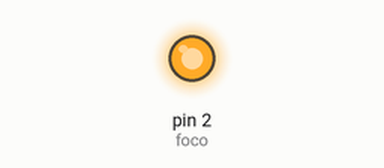
A sketch run on a simulated Arduino Uno, built with avr-gcc and run on an emulated ATmega328P. Parts: output pins drawn as LEDs (lit = HIGH).

Above: at 1.5 s.
At 4.5 s:
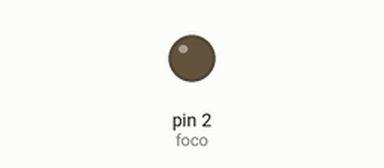
Timing chart, 0 to 7.8 s (numbered marks = the images above):
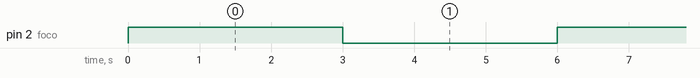

Measured:
- by itself, pin 2 (foco): alternates HIGH for 3.0 s and LOW for 3.0 s

The sketch:

foco1.ino
```cpp
// set pin numbers:
const int foco =  2;      // the number of the LED pin

// variables will change:
int buttonState = 0;         // variable for reading the pushbutton status

void setup() {
  // initialize the LED pin as an output:
  pinMode(foco, OUTPUT);
}

void loop(){


    digitalWrite(foco, HIGH);

    delay(3000);

    digitalWrite(foco, LOW);

    delay(3000);

}
```
